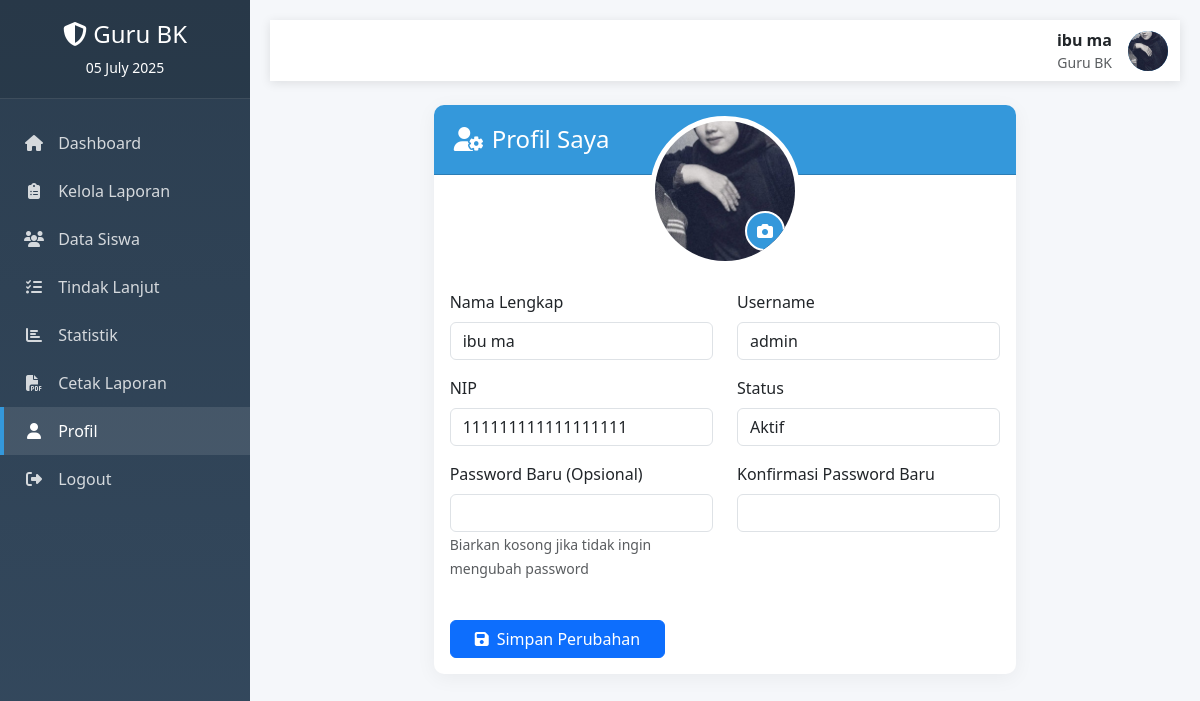
The page /teacher/profile.php (signed in) on the database its author committed.
### tables this page shows
CREATE TABLE `guru_bk` (
  `id_guru` int(11) NOT NULL,
  `nip` varchar(18) NOT NULL,
  `nama_guru` varchar(100) NOT NULL,
  `username` varchar(50) NOT NULL,
  `password` varchar(255) NOT NULL,
  `foto` varchar(255) DEFAULT NULL,
  `status` enum('Aktif','Tidak Aktif') DEFAULT 'Aktif',
  `created_at` timestamp NOT NULL DEFAULT current_timestamp(),
  `updated_at` timestamp NOT NULL DEFAULT current_timestamp() ON UPDATE current_timestamp()
);

### teacher/profile.php (the view, shortened to what this page needs)
<?php
require_once '../config/koneksi.php';
$id_guru = $_SESSION['user_id'];
$errors = [];
$query = "SELECT * FROM guru_bk WHERE id_guru = ?";
$stmt = $conn->prepare($query);
$stmt->bind_param("i", $id_guru);
$stmt->execute();
$result = $stmt->get_result();
$guru = $result->fetch_assoc();
?>
<!DOCTYPE html>
<html lang="id">
<head>
    <link rel="stylesheet" href="https://cdnjs.cloudflare.com/ajax/libs/font-awesome/6.4.0/css/all.min.css">
    <link href="https://cdn.jsdelivr.net/npm/bootstrap@5.3.0/dist/css/bootstrap.min.css" rel="stylesheet">
</head>
<body>
    <div class="sidebar">
        <div class="sidebar-header text-center">
            <h4><i class="fas fa-shield-alt"></i> Guru BK</h4>
            <p class="mb-0 small"><?= date('d F Y') ?></p>
        </div>
        <div class="sidebar-menu">
            <a href="dashboard.php"><i class="fas fa-home"></i> Dashboard</a>
            <a href="kelola_laporan.php"><i class="fas fa-clipboard-list"></i> Kelola Laporan</a>
            <a href="kelola_siswa.php"><i class="fas fa-users"></i> Data Siswa</a>
            <a href="tindak_lanjut.php"><i class="fas fa-tasks"></i> Tindak Lanjut</a>
            <a href="statistik.php"><i class="fas fa-chart-bar"></i> Statistik</a>
            <a href="cetak_laporan.php"><i class="fas fa-file-pdf"></i> Cetak Laporan</a>
            <a href="profile.php" class="active"><i class="fas fa-user"></i> Profil</a>
            <a href="../logout.php"><i class="fas fa-sign-out-alt"></i> Logout</a>
        </div>
    </div>
    <div class="main-content">
        <nav class="navbar navbar-expand-lg navbar-light navbar-custom mb-4">
            <div class="container-fluid">
                <div class="d-flex align-items-center ms-auto">
                    <div class="me-3 text-end">
                        <div class="fw-bold"><?= htmlspecialchars($guru['nama_guru']) ?></div>
                        <div class="small text-muted">Guru BK</div>
                    </div>
                    <div class="user-avatar">
                        <?php if (!empty($guru['foto'])): ?>
                            <img src="../assets/uploads/foto_guru/<?= htmlspecialchars($guru['foto']) ?>" alt="Foto Profil">
                        <?php else: ?>
                            <?= strtoupper(substr($guru['nama_guru'], 0, 1)) ?>
                        <?php endif; ?>
                    </div>
                </div>
            </div>
        </nav>
        <div class="container-fluid">
            <div class="row justify-content-center">
                <div class="col-lg-8">
                    <div class="card profile-card">
                        <div class="card-header profile-header">
                            <h4 class="mb-0"><i class="fas fa-user-cog me-2"></i>Profil Saya</h4>
                        </div>
                        <div class="card-body">
                            <div class="text-center">
                                <div class="profile-avatar">
                                    <?php if (!empty($guru['foto'])): ?>
                                        <img src="../assets/uploads/foto_guru/<?= htmlspecialchars($guru['foto']) ?>" alt="Foto Profil">
                                    <?php else: ?>
                                        <div style="font-size: 60px; line-height: 140px;">
                                            <?= strtoupper(substr($guru['nama_guru'], 0, 1)) ?>
                                        </div>
                                    <?php endif; ?>
                                    <div class="profile-avatar-edit">
                                        <i class="fas fa-camera"></i>
                                    </div>
                                </div>
                            </div>
                            <form id="profileForm" method="POST" enctype="multipart/form-data" class="mt-4">
                                <div class="row">
                                    <div class="col-md-6 mb-3">
                                        <label for="nama" class="form-label">Nama Lengkap</label>
                                        <input type="text" class="form-control <?= isset($errors['nama']) ? 'is-invalid' : '' ?>"
                                               id="nama" name="nama" value="<?= htmlspecialchars($guru['nama_guru']) ?>">
                                    </div>
                                    <div class="col-md-6 mb-3">
                                        <label for="username" class="form-label">Username</label>
                                        <input type="text" class="form-control <?= isset($errors['username']) ? 'is-invalid' : '' ?>"
                                               id="username" name="username" value="<?= htmlspecialchars($guru['username']) ?>">
                                    </div>
                                    <div class="col-md-6 mb-3">
                                        <label for="nip" class="form-label">NIP</label>
                                        <input type="text" class="form-control" id="nip" value="<?= htmlspecialchars($guru['nip']) ?>" readonly>
                                    </div>
                                    <div class="col-md-6 mb-3">
                                        <label for="status" class="form-label">Status</label>
                                        <input type="text" class="form-control" id="status" value="<?= htmlspecialchars($guru['status']) ?>" readonly>
                                    </div>
                                    <div class="col-md-6 mb-3">
                                        <label for="password" class="form-label">Password Baru (Opsional)</label>
                                        <input type="password" class="form-control <?= isset($errors['password']) ? 'is-invalid' : '' ?>"
                                               id="password" name="password">
                                        <small class="text-muted">Biarkan kosong jika tidak ingin mengubah password</small>
                                    </div>
                                    <div class="col-md-6 mb-3">
                                        <label for="confirm_password" class="form-label">Konfirmasi Password Baru</label>
                                        <input type="password" class="form-control <?= isset($errors['confirm_password']) ? 'is-invalid' : '' ?>"
                                               id="confirm_password" name="confirm_password">
                                    </div>
                                    <div class="col-12 mt-4">
                                        <button type="submit" class="btn btn-primary px-4">
                                            <i class="fas fa-save me-2"></i>Simpan Perubahan
                                        </button>
                                    </div>
                                </div>
                            </form>
                        </div>
                    </div>
                </div>
            </div>
        </div>
    </div>
</body>
</html>

### teacher/profile.php (style rules this page uses)
:root { --primary: #3498db; --secondary: #2c3e50; --success: #27ae60; --danger: #e74c3c; --warning: #f39c12; --info: #9b59b6; --light: #ecf0f1; --dark: #34495e; }
body { font-family: 'Segoe UI', Tahoma, Geneva, Verdana, sans-serif; background-color: #f5f7fa; }
.sidebar { width: 250px; min-height: 100vh; background: linear-gradient(to bottom, var(--secondary), var(--dark)); color: white; position: fixed; transition: all 0.3s; z-index: 1000; }
.sidebar-header { padding: 20px; background: rgba(0, 0, 0, 0.1); border-bottom: 1px solid rgba(255, 255, 255, 0.1); }
.sidebar-menu { padding: 20px 0; }
.sidebar-menu a { display: block; padding: 12px 20px; color: rgba(255, 255, 255, 0.8); text-decoration: none; transition: all 0.3s; border-left: 4px solid transparent; }
.sidebar-menu a:hover, .sidebar-menu a.active { background: rgba(255, 255, 255, 0.1); color: white; border-left-color: var(--primary); }
.sidebar-menu i { margin-right: 10px; width: 20px; text-align: center; }
.main-content { margin-left: 250px; padding: 20px; min-height: 100vh; }
.navbar-custom { background-color: white; box-shadow: 0 2px 10px rgba(0, 0, 0, 0.1); }
.profile-card { border-radius: 10px; border: none; box-shadow: 0 4px 20px rgba(0, 0, 0, 0.05); }
.profile-header { background-color: var(--primary); color: white; border-radius: 10px 10px 0 0 !important; padding: 20px; }
.profile-avatar { width: 150px; height: 150px; border-radius: 50%; border: 5px solid white; background-color: #eee; overflow: hidden; margin: -75px auto 20px; position: relative; }
.profile-avatar img { width: 100%; height: 100%; object-fit: cover; }
.profile-avatar-edit { position: absolute; bottom: 10px; right: 10px; background: var(--primary); width: 40px; height: 40px; border-radius: 50%; display: flex; align-items: center; justify-content: center; color: white; cursor: pointer; border: 2px solid white; }
.user-avatar { width: 40px; height: 40px; border-radius: 50%; background-color: var(--primary); color: white; display: flex; align-items: center; justify-content: center; font-weight: bold; overflow: hidden; }
.user-avatar img { width: 100%; height: 100%; object-fit: cover; }

### rows shown on the page
guru_bk: nama_guru "ibu ma", foto (picture), nama "ibu ma", username "admin", nip "111111111111111111", status "Aktif"
